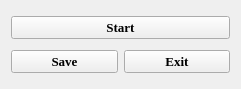
   <widget class="QWidget" name="layoutWidget">
    <property name="geometry">
     <rect>
      <x>10</x>
      <y>490</y>
      <width>241</width>
      <height>89</height>
     </rect>
    </property>
    <layout class="QVBoxLayout" name="verticalLayout_15">
     <item>
      <widget class="QPushButton" name="start">
       <property name="sizePolicy">
        <sizepolicy hsizetype="Minimum" vsizetype="Fixed">
         <horstretch>0</horstretch>
         <verstretch>0</verstretch>
        </sizepolicy>
       </property>
       <property name="font">
        <font>
         <family>Times New Roman</family>
         <pointsize>10</pointsize>
         <weight>75</weight>
         <bold>true</bold>
        </font>
       </property>
       <property name="contextMenuPolicy">
        <enum>Qt::NoContextMenu</enum>
       </property>
       <property name="layoutDirection">
        <enum>Qt::LeftToRight</enum>
       </property>
       <property name="text">
        <string>Start</string>
       </property>
       <property name="icon">
        <iconset>
         <normaloff>icons/detection.png</normaloff>icons/detection.png</iconset>
       </property>
       <property name="iconSize">
        <size>
         <width>30</width>
         <height>30</height>
        </size>
       </property>
      </widget>
     </item>
     <item>
      <layout class="QHBoxLayout" name="horizontalLayout_20">
       <item>
        <widget class="QPushButton" name="save_results">
         <property name="font">
          <font>
           <family>Times New Roman</family>
           <pointsize>10</pointsize>
           <weight>75</weight>
           <bold>true</bold>
          </font>
         </property>
         <property name="text">
          <string>Save</string>
         </property>
         <property name="icon">
          <iconset>
           <normaloff>icons/save.png</normaloff>icons/save.png</iconset>
         </property>
         <property name="iconSize">
          <size>
           <width>30</width>
           <height>30</height>
          </size>
         </property>
        </widget>
       </item>
       <item>
        <widget class="QPushButton" name="exit">
         <property name="font">
          <font>
           <family>Times New Roman</family>
           <pointsize>10</pointsize>
           <weight>75</weight>
           <bold>true</bold>
          </font>
         </property>
         <property name="text">
          <string>Exit</string>
         </property>
         <property name="icon">
          <iconset>
           <normaloff>icons/exit.png</normaloff>icons/exit.png</iconset>
         </property>
         <property name="iconSize">
          <size>
           <width>30</width>
           <height>30</height>
          </size>
         </property>
        </widget>
       </item>
      </layout>
     </item>
    </layout>
   </widget>
